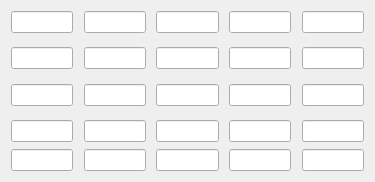
  <widget class="QWidget" name="layoutWidget">
   <property name="geometry">
    <rect>
     <x>70</x>
     <y>130</y>
     <width>375</width>
     <height>182</height>
    </rect>
   </property>
   <layout class="QVBoxLayout" name="verticalLayout">
    <item>
     <layout class="QHBoxLayout" name="horizontalLayout">
      <item>
       <widget class="QLineEdit" name="lineEdit_1"/>
      </item>
      <item>
       <spacer name="horizontalSpacer">
        <property name="orientation">
         <enum>Qt::Horizontal</enum>
        </property>
        <property name="sizeType">
         <enum>QSizePolicy::Preferred</enum>
        </property>
        <property name="sizeHint" stdset="0">
         <size>
          <width>50</width>
          <height>20</height>
         </size>
        </property>
       </spacer>
      </item>
      <item>
       <widget class="QLineEdit" name="lineEdit_2"/>
      </item>
      <item>
       <spacer name="horizontalSpacer_2">
        <property name="orientation">
         <enum>Qt::Horizontal</enum>
        </property>
        <property name="sizeType">
         <enum>QSizePolicy::Preferred</enum>
        </property>
        <property name="sizeHint" stdset="0">
         <size>
          <width>50</width>
          <height>18</height>
         </size>
        </property>
       </spacer>
      </item>
      <item>
       <widget class="QLineEdit" name="lineEdit_3"/>
      </item>
      <item>
       <spacer name="horizontalSpacer_3">
        <property name="orientation">
         <enum>Qt::Horizontal</enum>
        </property>
        <property name="sizeType">
         <enum>QSizePolicy::Preferred</enum>
        </property>
        <property name="sizeHint" stdset="0">
         <size>
          <width>50</width>
          <height>20</height>
         </size>
        </property>
       </spacer>
      </item>
      <item>
       <widget class="QLineEdit" name="lineEdit_4"/>
      </item>
      <item>
       <spacer name="horizontalSpacer_13">
        <property name="orientation">
         <enum>Qt::Horizontal</enum>
        </property>
        <property name="sizeType">
         <enum>QSizePolicy::Preferred</enum>
        </property>
        <property name="sizeHint" stdset="0">
         <size>
          <width>50</width>
          <height>20</height>
         </size>
        </property>
       </spacer>
      </item>
      <item>
       <widget class="QLineEdit" name="lineEdit_5"/>
      </item>
     </layout>
    </item>
    <item>
     <spacer name="verticalSpacer_6">
      <property name="orientation">
       <enum>Qt::Vertical</enum>
      </property>
      <property name="sizeHint" stdset="0">
       <size>
        <width>216</width>
        <height>13</height>
       </size>
      </property>
     </spacer>
    </item>
    <item>
     <layout class="QHBoxLayout" name="horizontalLayout_2">
      <item>
       <widget class="QLineEdit" name="lineEdit_6"/>
      </item>
      <item>
       <spacer name="horizontalSpacer_5">
        <property name="orientation">
         <enum>Qt::Horizontal</enum>
        </property>
        <property name="sizeType">
         <enum>QSizePolicy::Preferred</enum>
        </property>
        <property name="sizeHint" stdset="0">
         <size>
          <width>50</width>
          <height>20</height>
         </size>
        </property>
       </spacer>
      </item>
      <item>
       <widget class="QLineEdit" name="lineEdit_7"/>
      </item>
      <item>
       <spacer name="horizontalSpacer_6">
        <property name="orientation">
         <enum>Qt::Horizontal</enum>
        </property>
        <property name="sizeType">
         <enum>QSizePolicy::Preferred</enum>
        </property>
        <property name="sizeHint" stdset="0">
         <size>
          <width>50</width>
          <height>20</height>
         </size>
        </property>
       </spacer>
      </item>
      <item>
       <widget class="QLineEdit" name="lineEdit_8"/>
      </item>
      <item>
       <spacer name="horizontalSpacer_8">
        <property name="orientation">
         <enum>Qt::Horizontal</enum>
        </property>
        <property name="sizeType">
         <enum>QSizePolicy::Preferred</enum>
        </property>
        <property name="sizeHint" stdset="0">
         <size>
          <width>50</width>
          <height>20</height>
         </size>
        </property>
       </spacer>
      </item>
      <item>
       <widget class="QLineEdit" name="lineEdit_9"/>
      </item>
      <item>
       <spacer name="horizontalSpacer_7">
        <property name="orientation">
         <enum>Qt::Horizontal</enum>
        </property>
        <property name="sizeType">
         <enum>QSizePolicy::Preferred</enum>
        </property>
        <property name="sizeHint" stdset="0">
         <size>
          <width>50</width>
          <height>20</height>
         </size>
        </property>
       </spacer>
      </item>
      <item>
       <widget class="QLineEdit" name="lineEdit_10"/>
      </item>
     </layout>
    </item>
    <item>
     <spacer name="verticalSpacer_5">
      <property name="orientation">
       <enum>Qt::Vertical</enum>
      </property>
      <property name="sizeHint" stdset="0">
       <size>
        <width>216</width>
        <height>13</height>
       </size>
      </property>
     </spacer>
    </item>
    <item>
     <layout class="QHBoxLayout" name="horizontalLayout_3">
      <item>
       <widget class="QLineEdit" name="lineEdit_11"/>
      </item>
      <item>
       <spacer name="horizontalSpacer_9">
        <property name="orientation">
         <enum>Qt::Horizontal</enum>
        </property>
        <property name="sizeType">
         <enum>QSizePolicy::Preferred</enum>
        </property>
        <property name="sizeHint" stdset="0">
         <size>
          <width>50</width>
          <height>20</height>
         </size>
        </property>
       </spacer>
      </item>
      <item>
       <widget class="QLineEdit" name="lineEdit_12"/>
      </item>
      <item>
       <spacer name="horizontalSpacer_11">
        <property name="orientation">
         <enum>Qt::Horizontal</enum>
        </property>
        <property name="sizeType">
         <enum>QSizePolicy::Preferred</enum>
        </property>
        <property name="sizeHint" stdset="0">
         <size>
          <width>50</width>
          <height>20</height>
         </size>
        </property>
       </spacer>
      </item>
      <item>
       <widget class="QLineEdit" name="lineEdit_13"/>
      </item>
      <item>
       <spacer name="horizontalSpacer_10">
        <property name="orientation">
         <enum>Qt::Horizontal</enum>
        </property>
        <property name="sizeType">
         <enum>QSizePolicy::Preferred</enum>
        </property>
        <property name="sizeHint" stdset="0">
         <size>
          <width>50</width>
          <height>20</height>
         </size>
        </property>
       </spacer>
      </item>
      <item>
       <widget class="QLineEdit" name="lineEdit_14"/>
      </item>
      <item>
       <spacer name="horizontalSpacer_12">
        <property name="orientation">
         <enum>Qt::Horizontal</enum>
        </property>
        <property name="sizeType">
         <enum>QSizePolicy::Preferred</enum>
        </property>
        <property name="sizeHint" stdset="0">
         <size>
          <width>50</width>
          <height>20</height>
         </size>
        </property>
       </spacer>
      </item>
      <item>
       <widget class="QLineEdit" name="lineEdit_15"/>
      </item>
     </layout>
    </item>
    <item>
     <spacer name="verticalSpacer_4">
      <property name="orientation">
       <enum>Qt::Vertical</enum>
      </property>
      <property name="sizeHint" stdset="0">
       <size>
        <width>216</width>
        <height>13</height>
       </size>
      </property>
     </spacer>
    </item>
    <item>
     <layout class="QHBoxLayout" name="horizontalLayout_4">
      <item>
       <widget class="QLineEdit" name="lineEdit_16"/>
      </item>
      <item>
       <spacer name="horizontalSpacer_14">
        <property name="orientation">
         <enum>Qt::Horizontal</enum>
        </property>
        <property name="sizeType">
         <enum>QSizePolicy::Preferred</enum>
        </property>
        <property name="sizeHint" stdset="0">
         <size>
          <width>50</width>
          <height>20</height>
         </size>
        </property>
       </spacer>
      </item>
      <item>
       <widget class="QLineEdit" name="lineEdit_17"/>
      </item>
      <item>
       <spacer name="horizontalSpacer_16">
        <property name="orientation">
         <enum>Qt::Horizontal</enum>
        </property>
        <property name="sizeType">
         <enum>QSizePolicy::Preferred</enum>
        </property>
        <property name="sizeHint" stdset="0">
         <size>
          <width>50</width>
          <height>20</height>
         </size>
        </property>
       </spacer>
      </item>
      <item>
       <widget class="QLineEdit" name="lineEdit_18"/>
      </item>
      <item>
       <spacer name="horizontalSpacer_17">
        <property name="orientation">
         <enum>Qt::Horizontal</enum>
        </property>
        <property name="sizeType">
         <enum>QSizePolicy::Preferred</enum>
        </property>
        <property name="sizeHint" stdset="0">
         <size>
          <width>50</width>
          <height>20</height>
         </size>
        </property>
       </spacer>
      </item>
      <item>
       <widget class="QLineEdit" name="lineEdit_19"/>
      </item>
      <item>
       <spacer name="horizontalSpacer_15">
        <property name="orientation">
         <enum>Qt::Horizontal</enum>
        </property>
        <property name="sizeType">
         <enum>QSizePolicy::Preferred</enum>
        </property>
        <property name="sizeHint" stdset="0">
         <size>
          <width>50</width>
          <height>20</height>
         </size>
        </property>
       </spacer>
      </item>
      <item>
       <widget class="QLineEdit" name="lineEdit_20"/>
      </item>
     </layout>
    </item>
    <item>
     <spacer name="verticalSpacer_3">
      <property name="orientation">
       <enum>Qt::Vertical</enum>
      </property>
      <property name="sizeHint" stdset="0">
       <size>
        <width>216</width>
        <height>5</height>
       </size>
      </property>
     </spacer>
    </item>
    <item>
     <layout class="QHBoxLayout" name="horizontalLayout_5">
      <item>
       <widget class="QLineEdit" name="lineEdit_21"/>
      </item>
      <item>
       <spacer name="horizontalSpacer_19">
        <property name="orientation">
         <enum>Qt::Horizontal</enum>
        </property>
        <property name="sizeType">
         <enum>QSizePolicy::Preferred</enum>
        </property>
        <property name="sizeHint" stdset="0">
         <size>
          <width>50</width>
          <height>20</height>
         </size>
        </property>
       </spacer>
      </item>
      <item>
       <widget class="QLineEdit" name="lineEdit_22"/>
      </item>
      <item>
       <spacer name="horizontalSpacer_20">
        <property name="orientation">
         <enum>Qt::Horizontal</enum>
        </property>
        <property name="sizeType">
         <enum>QSizePolicy::Preferred</enum>
        </property>
        <property name="sizeHint" stdset="0">
         <size>
          <width>50</width>
          <height>20</height>
         </size>
        </property>
       </spacer>
      </item>
      <item>
       <widget class="QLineEdit" name="lineEdit_23"/>
      </item>
      <item>
       <spacer name="horizontalSpacer_21">
        <property name="orientation">
         <enum>Qt::Horizontal</enum>
        </property>
        <property name="sizeType">
         <enum>QSizePolicy::Preferred</enum>
        </property>
        <property name="sizeHint" stdset="0">
         <size>
          <width>50</width>
          <height>20</height>
         </size>
        </property>
       </spacer>
      </item>
      <item>
       <widget class="QLineEdit" name="lineEdit_24"/>
      </item>
      <item>
       <spacer name="horizontalSpacer_22">
        <property name="orientation">
         <enum>Qt::Horizontal</enum>
        </property>
        <property name="sizeType">
         <enum>QSizePolicy::Preferred</enum>
        </property>
        <property name="sizeHint" stdset="0">
         <size>
          <width>50</width>
          <height>20</height>
         </size>
        </property>
       </spacer>
      </item>
      <item>
       <widget class="QLineEdit" name="lineEdit_25"/>
      </item>
     </layout>
    </item>
   </layout>
  </widget>
